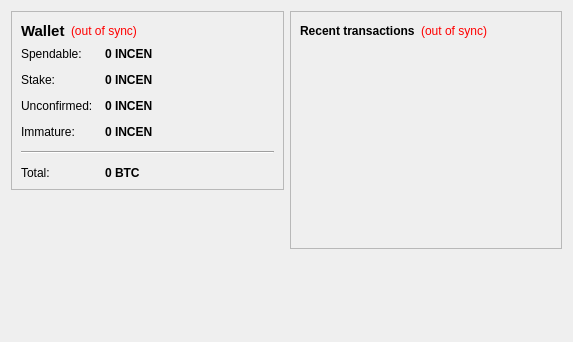
<?xml version="1.0" encoding="UTF-8"?>
<ui version="4.0">
 <class>OverviewPage</class>
 <widget class="QWidget" name="OverviewPage">
  <property name="geometry">
   <rect>
    <x>0</x>
    <y>0</y>
    <width>573</width>
    <height>342</height>
   </rect>
  </property>
  <property name="windowTitle">
   <string>Form</string>
  </property>
  <layout class="QHBoxLayout" name="horizontalLayout" stretch="1,1">
   <item>
    <layout class="QVBoxLayout" name="verticalLayout_2">
     <item>
      <widget class="QFrame" name="frame">
       <property name="frameShape">
        <enum>QFrame::StyledPanel</enum>
       </property>
       <property name="frameShadow">
        <enum>QFrame::Raised</enum>
       </property>
       <layout class="QVBoxLayout" name="verticalLayout_4">
        <item>
         <layout class="QHBoxLayout" name="horizontalLayout_4">
          <item>
           <widget class="QLabel" name="label_5">
            <property name="font">
             <font>
              <pointsize>11</pointsize>
              <weight>75</weight>
              <bold>true</bold>
             </font>
            </property>
            <property name="text">
             <string>Wallet</string>
            </property>
           </widget>
          </item>
          <item>
           <widget class="QLabel" name="labelWalletStatus">
            <property name="toolTip">
             <string>The displayed information may be out of date. Your wallet automatically synchronizes with the Incendium network after a connection is established, but this process has not completed yet.</string>
            </property>
            <property name="styleSheet">
             <string notr="true">QLabel { color: red; }</string>
            </property>
            <property name="text">
             <string notr="true">(out of sync)</string>
            </property>
            <property name="alignment">
             <set>Qt::AlignLeading|Qt::AlignLeft|Qt::AlignVCenter</set>
            </property>
           </widget>
          </item>
          <item>
           <spacer name="horizontalSpacer_2">
            <property name="orientation">
             <enum>Qt::Horizontal</enum>
            </property>
            <property name="sizeHint" stdset="0">
             <size>
              <width>40</width>
              <height>20</height>
             </size>
            </property>
           </spacer>
          </item>
         </layout>
        </item>
        <item>
         <layout class="QFormLayout" name="formLayout_2">
          <property name="fieldGrowthPolicy">
           <enum>QFormLayout::AllNonFixedFieldsGrow</enum>
          </property>
          <property name="horizontalSpacing">
           <number>12</number>
          </property>
          <property name="verticalSpacing">
           <number>12</number>
          </property>
          <item row="0" column="0">
           <widget class="QLabel" name="label">
            <property name="text">
             <string>Spendable:</string>
            </property>
           </widget>
          </item>
          <item row="0" column="1">
           <widget class="QLabel" name="labelBalance">
            <property name="font">
             <font>
              <weight>75</weight>
              <bold>true</bold>
             </font>
            </property>
            <property name="cursor">
             <cursorShape>IBeamCursor</cursorShape>
            </property>
            <property name="toolTip">
             <string>Your current spendable balance</string>
            </property>
            <property name="text">
             <string notr="true">0 INCEN</string>
            </property>
            <property name="textInteractionFlags">
             <set>Qt::LinksAccessibleByMouse|Qt::TextSelectableByKeyboard|Qt::TextSelectableByMouse</set>
            </property>
           </widget>
          </item>
          <item row="1" column="0">
           <widget class="QLabel" name="label_6">
            <property name="text">
             <string>Stake:</string>
            </property>
           </widget>
          </item>
          <item row="1" column="1">
           <widget class="QLabel" name="labelStake">
            <property name="font">
             <font>
              <weight>75</weight>
              <bold>true</bold>
             </font>
            </property>
            <property name="cursor">
             <cursorShape>IBeamCursor</cursorShape>
            </property>
            <property name="toolTip">
             <string>Total of coins that was staked, and do not yet count toward the current balance</string>
            </property>
            <property name="text">
             <string notr="true">0 INCEN</string>
            </property>
            <property name="textInteractionFlags">
             <set>Qt::LinksAccessibleByMouse|Qt::TextSelectableByKeyboard|Qt::TextSelectableByMouse</set>
            </property>
           </widget>
          </item>
          <item row="2" column="0">
           <widget class="QLabel" name="label_3">
            <property name="text">
             <string>Unconfirmed:</string>
            </property>
           </widget>
          </item>
          <item row="2" column="1">
           <widget class="QLabel" name="labelUnconfirmed">
            <property name="font">
             <font>
              <weight>75</weight>
              <bold>true</bold>
             </font>
            </property>
            <property name="cursor">
             <cursorShape>IBeamCursor</cursorShape>
            </property>
            <property name="toolTip">
             <string>Total of transactions that have yet to be confirmed, and do not yet count toward the current balance</string>
            </property>
            <property name="text">
             <string notr="true">0 INCEN</string>
            </property>
            <property name="textInteractionFlags">
             <set>Qt::LinksAccessibleByMouse|Qt::TextSelectableByKeyboard|Qt::TextSelectableByMouse</set>
            </property>
           </widget>
          </item>
          <item row="3" column="0">
           <widget class="QLabel" name="labelImmatureText">
            <property name="text">
             <string>Immature:</string>
            </property>
           </widget>
          </item>
          <item row="3" column="1">
           <widget class="QLabel" name="labelImmature">
            <property name="font">
             <font>
              <weight>75</weight>
              <bold>true</bold>
             </font>
            </property>
            <property name="toolTip">
             <string>Mined balance that has not yet matured</string>
            </property>
            <property name="text">
             <string notr="true">0 INCEN</string>
            </property>
            <property name="textInteractionFlags">
             <set>Qt::LinksAccessibleByMouse|Qt::TextSelectableByKeyboard|Qt::TextSelectableByMouse</set>
            </property>
           </widget>
          </item>
          <item row="4" column="0" colspan="2">
           <widget class="Line" name="line">
            <property name="orientation">
             <enum>Qt::Horizontal</enum>
            </property>
           </widget>
          </item>
          <item row="5" column="0">
           <widget class="QLabel" name="labelTotalText">
            <property name="text">
             <string>Total:</string>
            </property>
           </widget>
          </item>
          <item row="5" column="1">
           <widget class="QLabel" name="labelTotal">
            <property name="font">
             <font>
              <weight>75</weight>
              <bold>true</bold>
             </font>
            </property>
            <property name="cursor">
             <cursorShape>IBeamCursor</cursorShape>
            </property>
            <property name="toolTip">
             <string>Your current total balance</string>
            </property>
            <property name="text">
             <string notr="true">0 BTC</string>
            </property>
            <property name="textInteractionFlags">
             <set>Qt::LinksAccessibleByMouse|Qt::TextSelectableByKeyboard|Qt::TextSelectableByMouse</set>
            </property>
           </widget>
          </item>
         </layout>
        </item>
       </layout>
      </widget>
     </item>
     <item>
      <spacer name="verticalSpacer">
       <property name="orientation">
        <enum>Qt::Vertical</enum>
       </property>
       <property name="sizeHint" stdset="0">
        <size>
         <width>20</width>
         <height>40</height>
        </size>
       </property>
      </spacer>
     </item>
    </layout>
   </item>
   <item>
    <layout class="QVBoxLayout" name="verticalLayout_3">
     <item>
      <widget class="QFrame" name="frame_2">
       <property name="frameShape">
        <enum>QFrame::StyledPanel</enum>
       </property>
       <property name="frameShadow">
        <enum>QFrame::Raised</enum>
       </property>
       <layout class="QVBoxLayout" name="verticalLayout">
        <item>
         <layout class="QHBoxLayout" name="horizontalLayout_2">
          <item>
           <widget class="QLabel" name="label_4">
            <property name="text">
             <string>&lt;b&gt;Recent transactions&lt;/b&gt;</string>
            </property>
           </widget>
          </item>
          <item>
           <widget class="QLabel" name="labelTransactionsStatus">
            <property name="toolTip">
             <string>The displayed information may be out of date. Your wallet automatically synchronizes with the Incendium network after a connection is established, but this process has not completed yet.</string>
            </property>
            <property name="styleSheet">
             <string notr="true">QLabel { color: red; }</string>
            </property>
            <property name="text">
             <string notr="true">(out of sync)</string>
            </property>
            <property name="alignment">
             <set>Qt::AlignRight|Qt::AlignTrailing|Qt::AlignVCenter</set>
            </property>
           </widget>
          </item>
          <item>
           <spacer name="horizontalSpacer">
            <property name="orientation">
             <enum>Qt::Horizontal</enum>
            </property>
            <property name="sizeHint" stdset="0">
             <size>
              <width>40</width>
              <height>20</height>
             </size>
            </property>
           </spacer>
          </item>
         </layout>
        </item>
        <item>
         <widget class="QListView" name="listTransactions">
          <property name="styleSheet">
           <string notr="true">QListView { background: transparent; }</string>
          </property>
          <property name="frameShape">
           <enum>QFrame::NoFrame</enum>
          </property>
          <property name="verticalScrollBarPolicy">
           <enum>Qt::ScrollBarAlwaysOff</enum>
          </property>
          <property name="horizontalScrollBarPolicy">
           <enum>Qt::ScrollBarAlwaysOff</enum>
          </property>
          <property name="selectionMode">
           <enum>QAbstractItemView::NoSelection</enum>
          </property>
         </widget>
        </item>
       </layout>
      </widget>
     </item>
     <item>
      <spacer name="verticalSpacer_2">
       <property name="orientation">
        <enum>Qt::Vertical</enum>
       </property>
       <property name="sizeHint" stdset="0">
        <size>
         <width>20</width>
         <height>40</height>
        </size>
       </property>
      </spacer>
     </item>
    </layout>
   </item>
  </layout>
 </widget>
 <resources/>
 <connections/>
</ui>
